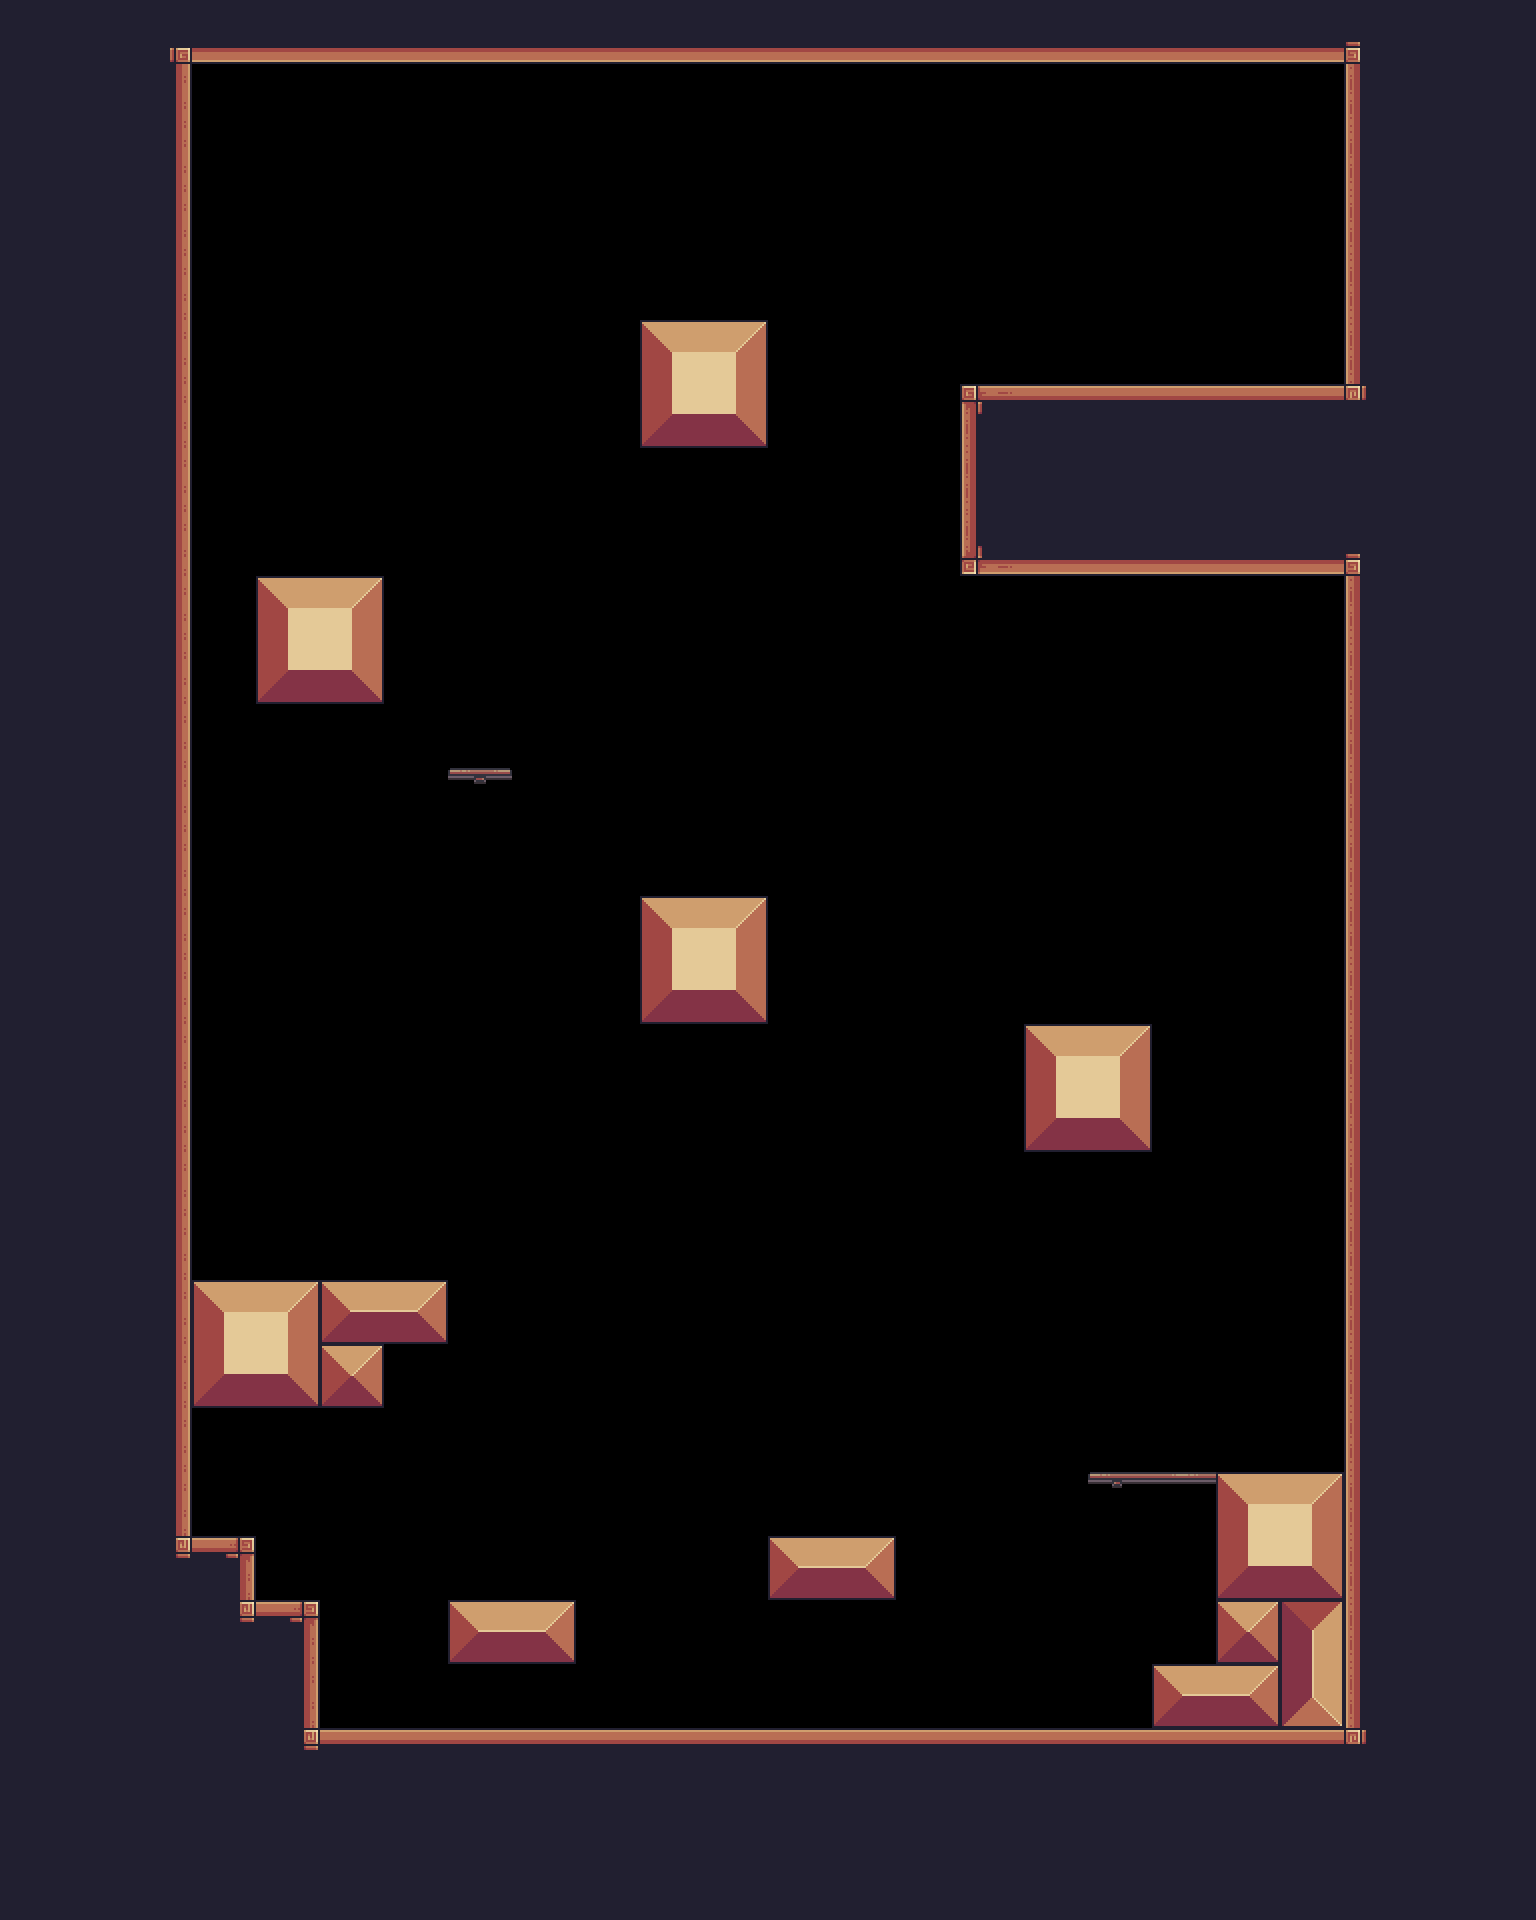

Tiled map render using the project's own tile images. Description and the map definition, with tile-layer contents summarised, below:
An orthogonal 24x30 tile map with 64x64 px tiles, 2 tile layers (Terrain, Platforms), 2 hidden layers not drawn, 8 tilesets and 88 objects (45x silver, 12x saw, 11x gold, 8x tooth, 5x floor_spike, ...).

<map version="1.10" tiledversion="1.10.1" orientation="orthogonal" renderorder="right-down" width="24" height="30" tilewidth="64" tileheight="64" infinite="0" nextlayerid="14" nextobjectid="245">
 <tileset firstgid="1" source="../tilesets/outside.tsx" />
 <tileset firstgid="49" source="../tilesets/items.tsx" />
 <tileset firstgid="54" source="../tilesets/inside.tsx" />
 <tileset firstgid="150" source="../tilesets/extra.tsx" />
 <tileset firstgid="216" source="../tilesets/platforms.tsx" />
 <tileset firstgid="224" source="../tilesets/enemies.tsx" />
 <tileset firstgid="224" source="../tilesets/grass.tsx" />
 <tileset firstgid="229" source="../tilesets/objects.tsx" />
 <layer id="9" name="BG" width="24" height="30" visible="0">
  <data>[720 cells, 0 non-empty, 0 distinct tile ids]</data>
 </layer>
 <objectgroup id="12" name="BG details" class="window" visible="0" />
 <layer id="1" name="Terrain" width="24" height="30">
  <data>[720 cells, 311 non-empty, 22 distinct tile ids]</data>
 </layer>
 <layer id="5" name="Platforms" width="24" height="30">
  <data>[720 cells, 3 non-empty, 3 distinct tile ids]</data>
 </layer>
 <layer id="10" name="FG" width="24" height="30" visible="0">
  <data>[720 cells, 0 non-empty, 0 distinct tile ids]</data>
 </layer>
 <objectgroup id="4" name="Objects">
  <object id="4" name="flag" gid="232" x="1184" y="384" width="68" height="186" />
  <object id="15" name="player" gid="236" x="772" y="1500" width="74" height="56" />
  <object id="91" name="saw" x="960" y="1536" width="64" height="64">
   <properties>
    <property name="speed" type="int" value="0" />
   </properties>
  </object>
  <object id="134" name="saw" x="352" y="352" width="64" height="64">
   <properties>
    <property name="speed" type="int" value="0" />
   </properties>
  </object>
  <object id="135" name="saw" x="352" y="736" width="64" height="64">
   <properties>
    <property name="speed" type="int" value="0" />
   </properties>
  </object>
  <object id="140" name="saw" x="896" y="512" width="64" height="64">
   <properties>
    <property name="speed" type="int" value="0" />
   </properties>
  </object>
  <object id="141" name="saw" x="832" y="448" width="64" height="64">
   <properties>
    <property name="speed" type="int" value="0" />
   </properties>
  </object>
  <object id="142" name="saw" x="704" y="448" width="64" height="64">
   <properties>
    <property name="speed" type="int" value="0" />
   </properties>
  </object>
  <object id="143" name="saw" x="576" y="448" width="64" height="64">
   <properties>
    <property name="speed" type="int" value="0" />
   </properties>
  </object>
  <object id="178" name="saw" x="640" y="512" width="64" height="64">
   <properties>
    <property name="speed" type="int" value="0" />
   </properties>
  </object>
  <object id="179" name="saw" x="768" y="512" width="64" height="64">
   <properties>
    <property name="speed" type="int" value="0" />
   </properties>
  </object>
  <object id="189" name="floor_spike" gid="1073742063" x="960" y="640" width="64" height="64">
   <properties>
    <property name="inverted" type="bool" value="true" />
   </properties>
  </object>
  <object id="190" name="floor_spike" gid="1073742063" x="1024" y="640" width="64" height="64">
   <properties>
    <property name="inverted" type="bool" value="true" />
   </properties>
  </object>
  <object id="191" name="floor_spike" gid="1073742063" x="1088" y="640" width="64" height="64">
   <properties>
    <property name="inverted" type="bool" value="true" />
   </properties>
  </object>
  <object id="192" name="floor_spike" gid="1073742063" x="320" y="768" width="64" height="64">
   <properties>
    <property name="inverted" type="bool" value="true" />
   </properties>
  </object>
  <object id="193" name="floor_spike" gid="1073742063" x="640" y="320" width="64" height="64">
   <properties>
    <property name="inverted" type="bool" value="false" />
   </properties>
  </object>
  <object id="232" name="saw" x="320" y="1472" width="64" height="64">
   <properties>
    <property name="speed" type="int" value="0" />
   </properties>
  </object>
 </objectgroup>
 <objectgroup id="13" name="Moving Objects">
  <object id="81" name="spike" gid="240" x="448" y="1088" width="54" height="54">
   <properties>
    <property name="end_angle" type="int" value="360" />
    <property name="platform" type="bool" value="false" />
    <property name="radius" type="int" value="100" />
    <property name="speed" type="int" value="50" />
    <property name="start_angle" type="int" value="180" />
   </properties>
  </object>
  <object id="133" name="saw" x="187" y="320" width="10" height="512">
   <properties>
    <property name="flip" type="bool" value="false" />
    <property name="platform" type="bool" value="false" />
    <property name="speed" type="int" value="100" />
   </properties>
  </object>
  <object id="137" name="spike" gid="240" x="192" y="128" width="54" height="54">
   <properties>
    <property name="end_angle" type="int" value="90" />
    <property name="platform" type="bool" value="false" />
    <property name="radius" type="int" value="100" />
    <property name="speed" type="int" value="50" />
    <property name="start_angle" type="int" value="0" />
   </properties>
  </object>
  <object id="139" name="helicopter" x="1024" y="704" width="10" height="320">
   <properties>
    <property name="flip" type="bool" value="false" />
    <property name="platform" type="bool" value="true" />
    <property name="speed" type="int" value="100" />
   </properties>
  </object>
  <object id="234" name="saw" x="576" y="1088" width="300" height="10">
   <properties>
    <property name="flip" type="bool" value="false" />
    <property name="platform" type="bool" value="false" />
    <property name="speed" type="int" value="60" />
   </properties>
  </object>
 </objectgroup>
 <objectgroup id="7" name="Items">
  <object id="114" name="silver" gid="52" x="448" y="1408" width="64" height="64" />
  <object id="115" name="silver" gid="52" x="512" y="1344" width="64" height="64" />
  <object id="116" name="silver" gid="52" x="576" y="1408" width="64" height="64" />
  <object id="117" name="silver" gid="52" x="640" y="1408" width="64" height="64" />
  <object id="118" name="silver" gid="52" x="576" y="1472" width="64" height="64" />
  <object id="119" name="silver" gid="52" x="512" y="1408" width="64" height="64" />
  <object id="120" name="silver" gid="52" x="448" y="1472" width="64" height="64" />
  <object id="121" name="silver" gid="52" x="576" y="1344" width="64" height="64" />
  <object id="122" name="gold" gid="50" x="512" y="1472" width="64" height="64" />
  <object id="124" name="silver" gid="52" x="1024" y="1216" width="64" height="64" />
  <object id="125" name="silver" gid="52" x="1024" y="1280" width="64" height="64" />
  <object id="126" name="silver" gid="52" x="960" y="1344" width="64" height="64" />
  <object id="127" name="silver" gid="52" x="896" y="1344" width="64" height="64" />
  <object id="128" name="silver" gid="52" x="1088" y="1216" width="64" height="64" />
  <object id="129" name="silver" gid="52" x="1024" y="1344" width="64" height="64" />
  <object id="130" name="silver" gid="52" x="960" y="1280" width="64" height="64" />
  <object id="131" name="silver" gid="52" x="960" y="1216" width="64" height="64" />
  <object id="132" name="diamond" gid="49" x="768" y="1344" width="64" height="64" />
  <object id="194" name="gold" gid="50" x="640" y="1344" width="64" height="64" />
  </objectgroup>
 <objectgroup id="6" name="Enemies">
  <!-- 9 objects omitted --></objectgroup>
 <objectgroup id="2" name="Water" visible="0" />
 <objectgroup id="8" name="Data" visible="0">
  <!-- 1 objects omitted --></objectgroup>
</map>
<!-- 47 of 88 objects omitted -->
